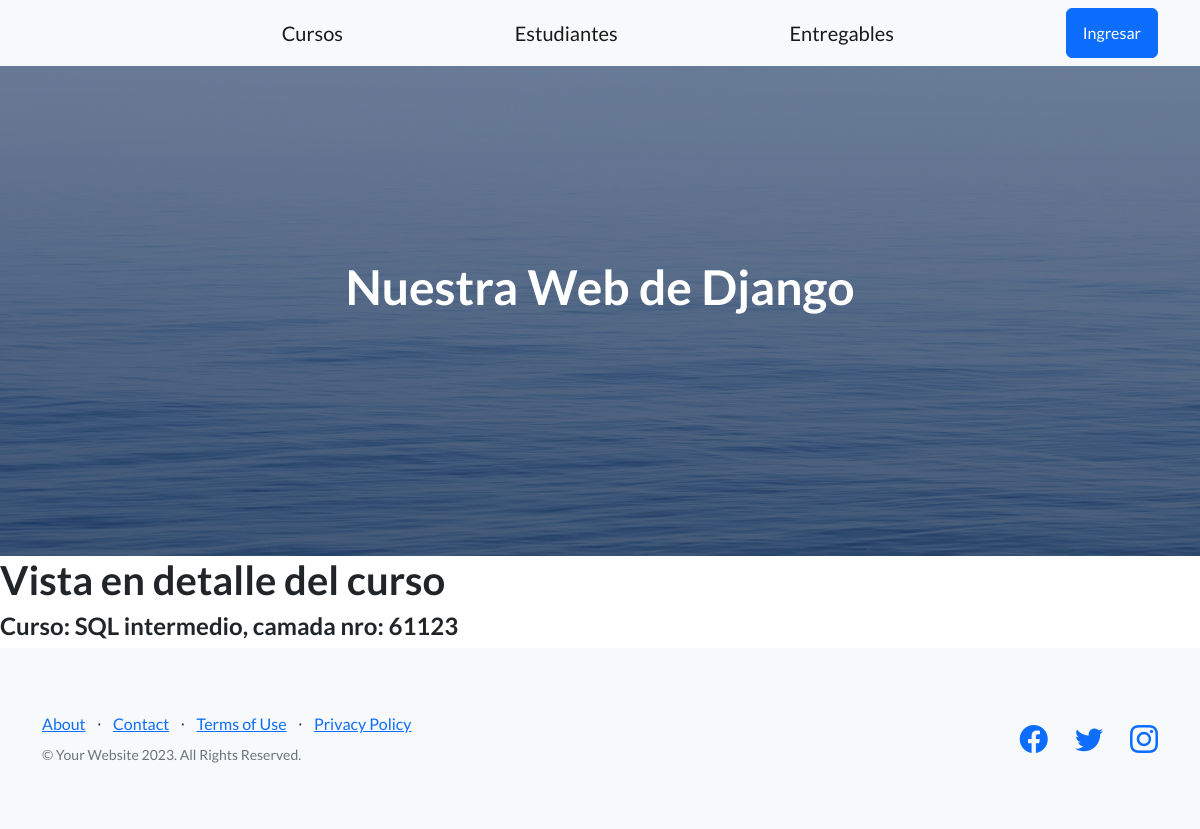
The page /app-coder/detalle-curso/6 on the database as committed earlier.
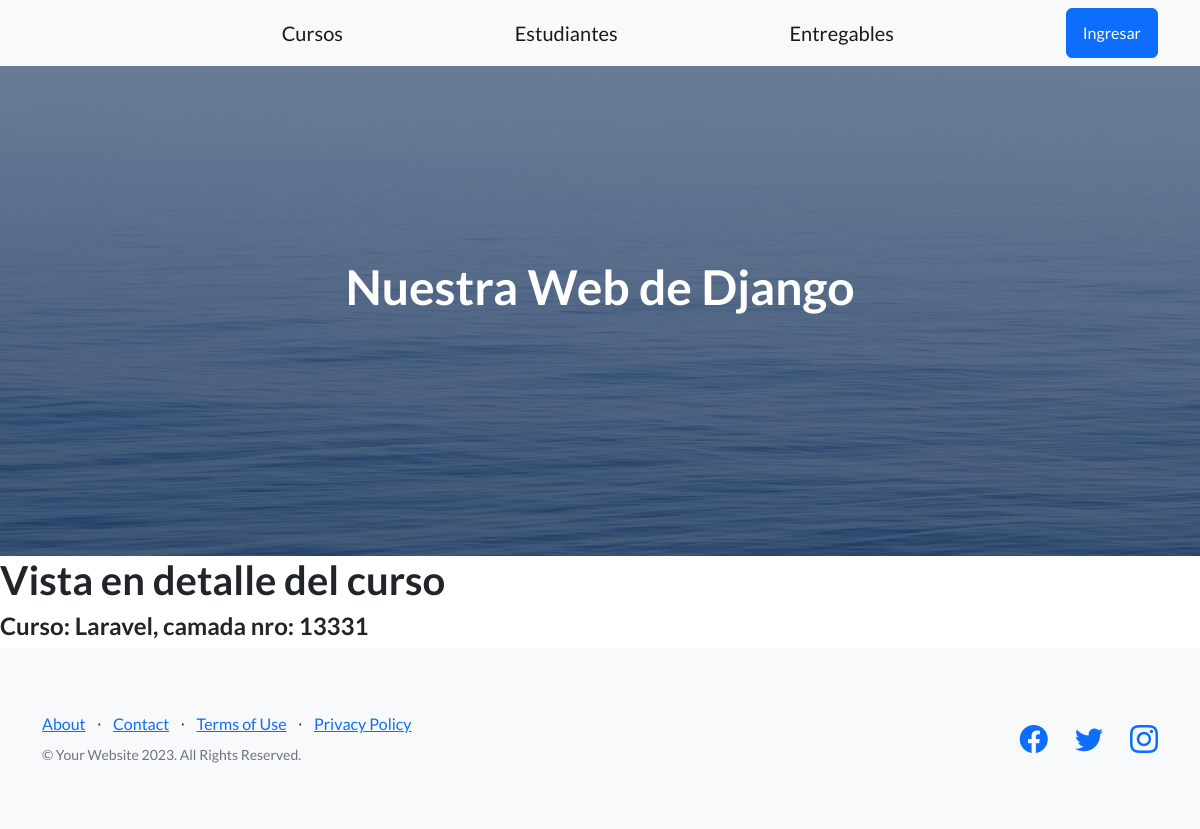
The same page on the database as committed later.
### AppCoder/models.py (models this page shows, shortened)
class Curso(models.Model):
  nombre = models.CharField(max_length=40)
  camada = models.IntegerField()
  class Meta():
    verbose_name = 'Course'
    verbose_name_plural = 'The courses'
    ordering = ('nombre', 'camada')
    unique_together = ('nombre', 'camada')

### AppCoder/views.py (the view)
# urls.py: path('detalle-curso/<pk>', CursoDetail.as_view(), name='DetalleCurso'),
class CursoDetail(DetailView):
  model = Curso
  template_name = 'curso_detail.html'
  context_object_name = "curso"

### AppCoder/templates/curso_detail.html
{% extends 'padre.html' %}
{% block contenidoQueCambia %}
<h1> Vista en detalle del curso </h1>
<h4> Curso: {{curso.nombre}}, camada nro: {{curso.camada}}</h4>
{% endblock contenidoQueCambia %}

### AppCoder/templates/padre.html (shortened to what this page needs)
<!DOCTYPE html>
<html lang="en">
  <head>
    {% load static %}
    <link
      href="https://cdn.jsdelivr.net/npm/bootstrap-icons@1.5.0/font/bootstrap-icons.css"
      rel="stylesheet"
      type="text/css"
    />
    <link href="{% static 'css/styles.css' %}" rel="stylesheet" />
    <link href="{% static 'css/mis_estilos.css' %}" rel="stylesheet" />
  </head>
  <body>
    {% include 'navbar.html' %}
    <header class="masthead">
      <div class="container position-relative">
        <div class="row justify-content-center">
          <div class="col-xl-6">
            <div class="text-center text-white">
              <h1 class="mb-5">Nuestra Web de Django</h1>
            </div>
          </div>
        </div>
      </div>
    </header>
    {% block contenidoQueCambia %} {% endblock contenidoQueCambia %}
    <footer class="footer bg-light">
      <div class="container">
        <div class="row">
          <div class="col-lg-6 h-100 text-center text-lg-start my-auto">
            <ul class="list-inline mb-2">
              <li class="list-inline-item"><a href="#!">About</a></li>
              <li class="list-inline-item">⋅</li>
              <li class="list-inline-item"><a href="#!">Contact</a></li>
              <li class="list-inline-item">⋅</li>
              <li class="list-inline-item"><a href="#!">Terms of Use</a></li>
              <li class="list-inline-item">⋅</li>
              <li class="list-inline-item"><a href="#!">Privacy Policy</a></li>
            </ul>
            <p class="text-muted small mb-4 mb-lg-0">
              &copy; Your Website 2023. All Rights Reserved.
            </p>
          </div>
          <div class="col-lg-6 h-100 text-center text-lg-end my-auto">
            <ul class="list-inline mb-0">
              <li class="list-inline-item me-4">
                <a href="#!"><i class="bi-facebook fs-3"></i></a>
              </li>
              <li class="list-inline-item me-4">
                <a href="#!"><i class="bi-twitter fs-3"></i></a>
              </li>
              <li class="list-inline-item">
                <a href="#!"><i class="bi-instagram fs-3"></i></a>
              </li>
            </ul>
          </div>
        </div>
      </div>
    </footer>
  </body>
</html>

### AppCoder/templates/navbar.html (shortened to what this page needs)
<nav class="navbar navbar-light bg-light static-top">
  <div class="container">
    <div class="home-button">
    </div>
    <a class="navbar-brand" href="">Cursos</a>
    <a class="navbar-brand" href="{% url 'Estudiantes' %}">Estudiantes</a>
    <a class="navbar-brand" href="{% url 'Entregables' %}">Entregables</a>
    {% if user.is_authenticated %}
    <p>Bienvenido {{user.username}}</p>
    <form method="post" action="{% url 'Logout' %}"> {% csrf_token %}
      <button class="btn btn-primary" type="submit">Logout</button>
    </form>
    {% else %}
    <a class="btn btn-primary" href="{% url 'Login' %}">Ingresar</a>
    {% endif %}
  </div>
</nav>

### AppCoder/static/css/mis_estilos.css (style rules this page uses)
.home-button { padding-right: 170px; margin-left: -150px; }

Rows that differ between the two databases and show on the page:
changed Curso: nombre "SQL intermedio" → "Laravel"; camada "61123" → "13331"
